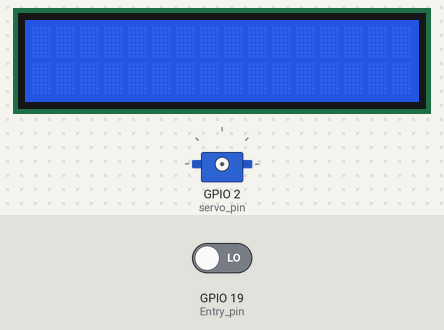
The program below on a simulated Raspberry Pi (BCM pin numbers). On the bench: 16×2 character LCD, servo. The inputs (shaded band) are chosen by the test bench; at power-on: GPIO 19 (Entry_pin) LOW. Servo angles are drawn from the pulse width (0.5 ms = 0°, 2.5 ms = 180°); what the program prints to the terminal is not drawn.

Above: at 1.2 s.
1.3 s: GPIO 19 (Entry_pin) driven HIGH
At 2.4 s:
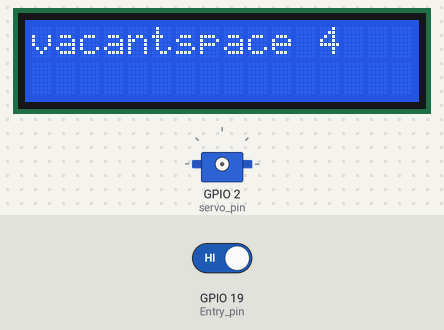
4.3 s: GPIO 19 (Entry_pin) driven LOW
At 5.1 s:
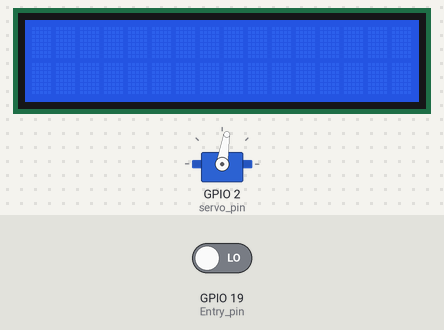
6.3 s: GPIO 19 (Entry_pin) driven HIGH
At 7.4 s:
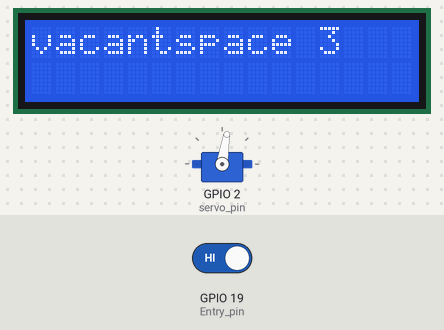
Timing chart, 0 to 15.3 s (numbered marks = the images above; inputs shaded):
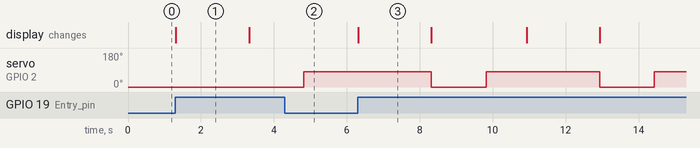

Measured:
- after the input at 1.3 s, the display: changes at once (image 1)
- after the input at 6.3 s, servo on GPIO 2 (servo_pin): alternates 81° for 3.1 s and 0° for 1.5 s, starting after 2.0 s; the display: changes at once (image 3)
- what the display in image 1 shows lasts 2.0 s, from 1.3 s to 3.3 s

The program:

Code.py
```python
import RPi.GPIO as IO
import time
import Adafruit_CharLCD as LCD

IO.setmode(IO.BCM)
lcd_rs = 12
lcd_en = 16
lcd_d4 = 25
lcd_d5 = 24
lcd_d6 = 23
lcd_d7 = 18
lcd_backlight = 2
lcd_columns =16
lcd_rows = 2
lcd = LCD.Adafruit_CharLCD(lcd_rs, lcd_en, lcd_d4, lcd_d5, lcd_d6, lcd_d7, lcd_columns, lcd_rows, lcd_backlight)

Entry_pin = 19
Exit_pin =21
servo_pin=2

IO.setmode(IO.BCM)
IO.setwarnings(False)

IO.setup(Entry_pin,IO.IN)
IO.setup(Exit_pin,IO.IN)
IO.setup(servo_pin,IO.OUT)

pwm=IO.PWM(2, 50)
pwm.start(0)
def SetAngle(angle):
 duty = angle / 18 + 2
 IO.output(2, True)
 pwm.ChangeDutyCycle(duty)
 time.sleep(1)
 IO.output(2, False)
 pwm.ChangeDutyCycle(0)


available_space = 5

try:
 while True:
    if IO.input(Entry_pin) ==IO.HIGH:
        if available_space > 0:
         available_space -= 1
         print("Vehicle has entered, Available Spaces:", available_space)
         lcd.message('vacantspace ' + str(available_space))
         time.sleep(2)
         lcd.clear()
         SetAngle(0)
         time.sleep(0.5)
         SetAngle(90)
         time.sleep(0.1)


 else:
     print("No Available Spaces. Entry Denied")
     lcd.message('NO SPACE')
     time.sleep(2)
     lcd.clear()
     time.sleep(1)


 if IO.input(Exit_pin) ==IO.HIGH:
    if available_space < 5:
     available_space += 1
     print("Vehicle has exited, Available Spaces:", available_space)
     lcd.message('vacantspace ' + str(available_space))
     time.sleep(2)
     lcd.clear()

 else:
     print("No Cars Exited")
     time.sleep(2)


except KeyboardInterrupt:
 print("Interrupted By USER")

finally:
 IO.cleanup()
```
